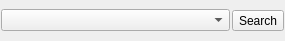
<?xml version="1.0" encoding="UTF-8"?>
<ui version="4.0">
 <class>ExtendedComboBox</class>
 <widget class="QWidget" name="ExtendedComboBox">
  <property name="geometry">
   <rect>
    <x>0</x>
    <y>0</y>
    <width>285</width>
    <height>41</height>
   </rect>
  </property>
  <property name="windowTitle">
   <string>Form</string>
  </property>
  <layout class="QHBoxLayout" name="horizontalLayout">
   <property name="spacing">
    <number>2</number>
   </property>
   <property name="leftMargin">
    <number>1</number>
   </property>
   <property name="topMargin">
    <number>1</number>
   </property>
   <property name="rightMargin">
    <number>1</number>
   </property>
   <property name="bottomMargin">
    <number>1</number>
   </property>
   <item>
    <widget class="QComboBox" name="comboBox"/>
   </item>
   <item>
    <widget class="QToolButton" name="toolButtonSearch">
     <property name="text">
      <string>Search</string>
     </property>
     <property name="icon">
      <iconset theme="QIcon::ThemeIcon::EditFind"/>
     </property>
     <property name="iconSize">
      <size>
       <width>22</width>
       <height>22</height>
      </size>
     </property>
     <property name="popupMode">
      <enum>QToolButton::DelayedPopup</enum>
     </property>
     <property name="toolButtonStyle">
      <enum>Qt::ToolButtonIconOnly</enum>
     </property>
    </widget>
   </item>
  </layout>
 </widget>
 <resources/>
 <connections/>
</ui>
